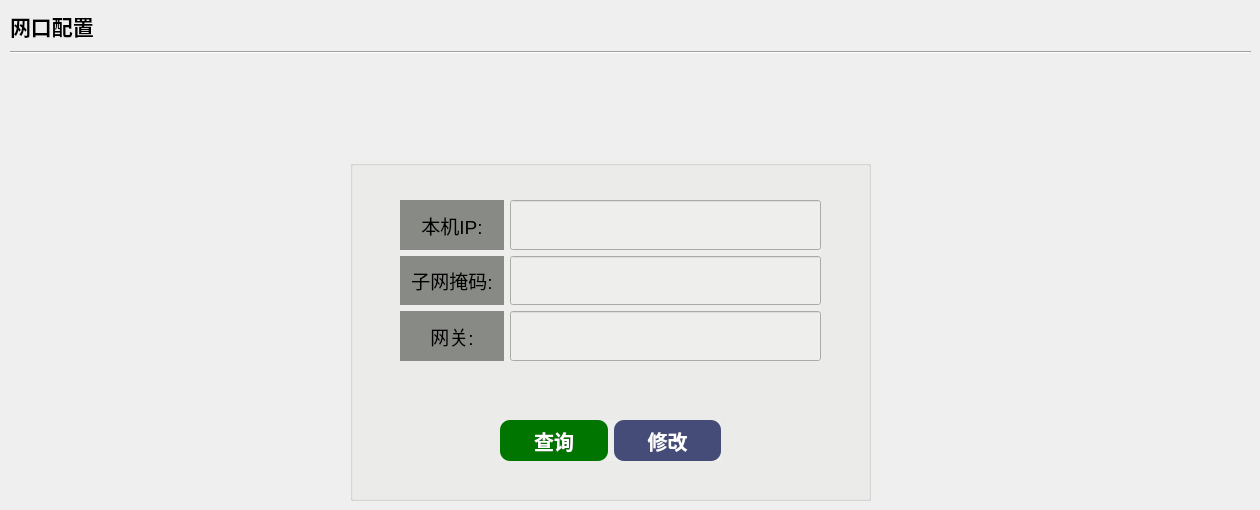
    <widget class="QWidget" name="page_4">
     <widget class="QGroupBox" name="groupBox">
      <property name="geometry">
       <rect>
        <x>350</x>
        <y>160</y>
        <width>521</width>
        <height>341</height>
       </rect>
      </property>
      <property name="font">
       <font>
        <pointsize>16</pointsize>
        <weight>75</weight>
        <bold>true</bold>
       </font>
      </property>
      <property name="styleSheet">
       <string notr="true">background-color: rgb(238, 238, 236);</string>
      </property>
      <property name="title">
       <string/>
      </property>
      <widget class="QWidget" name="layoutWidget">
       <property name="geometry">
        <rect>
         <x>150</x>
         <y>260</y>
         <width>221</width>
         <height>41</height>
        </rect>
       </property>
       <layout class="QHBoxLayout" name="horizontalLayout_9">
        <item>
         <widget class="QPushButton" name="pushButtonQuery">
          <property name="sizePolicy">
           <sizepolicy hsizetype="Minimum" vsizetype="Expanding">
            <horstretch>0</horstretch>
            <verstretch>0</verstretch>
           </sizepolicy>
          </property>
          <property name="font">
           <font>
            <pointsize>15</pointsize>
            <weight>75</weight>
            <bold>true</bold>
           </font>
          </property>
          <property name="styleSheet">
           <string notr="true">QPushButton{
background-color: rgb(0, 118, 0);
color: rgb(255, 255, 255);
border: none;
border-radius: 10px;

}
 
QPushButton:hover{
background-color: rgb(47, 150, 9);
color: rgb(255, 255, 255);
border: none;
border-radius: 10px;

}
 
QPushButton:pressed{
background-color: rgb(47, 150, 9);
color: rgb(255, 255, 255);
border: none;
border-radius: 10px;
padding-left:2px;
padding-top:1px;
}</string>
          </property>
          <property name="text">
           <string>查询</string>
          </property>
         </widget>
        </item>
        <item>
         <widget class="QPushButton" name="pushButtonModify">
          <property name="sizePolicy">
           <sizepolicy hsizetype="Minimum" vsizetype="Expanding">
            <horstretch>0</horstretch>
            <verstretch>0</verstretch>
           </sizepolicy>
          </property>
          <property name="font">
           <font>
            <pointsize>15</pointsize>
            <weight>75</weight>
            <bold>true</bold>
           </font>
          </property>
          <property name="styleSheet">
           <string notr="true">QPushButton{
background-color: rgb(69, 76, 120);
color: rgb(255, 255, 255);
border: none;
border-radius: 10px;

}
 
QPushButton:hover{
background-color: rgb(0, 0, 152);
color: rgb(255, 255, 255);
border: none;
border-radius: 10px;

}
 
QPushButton:pressed{
background-color: rgb(0, 0, 152);
color: rgb(255, 255, 255);
border: none;
border-radius: 10px;
padding-left:2px;
padding-top:1px;
}</string>
          </property>
          <property name="text">
           <string>修改</string>
          </property>
         </widget>
        </item>
       </layout>
      </widget>
      <widget class="QWidget" name="layoutWidget">
       <property name="geometry">
        <rect>
         <x>50</x>
         <y>40</y>
         <width>421</width>
         <height>161</height>
        </rect>
       </property>
       <layout class="QVBoxLayout" name="verticalLayout_2" stretch="1,1,1">
        <item>
         <layout class="QHBoxLayout" name="horizontalLayout_6" stretch="1,3">
          <item>
           <widget class="QLabel" name="label_11">
            <property name="font">
             <font>
              <pointsize>14</pointsize>
             </font>
            </property>
            <property name="styleSheet">
             <string notr="true">background-color: rgb(136, 138, 133);</string>
            </property>
            <property name="text">
             <string>本机IP:</string>
            </property>
            <property name="alignment">
             <set>Qt::AlignCenter</set>
            </property>
           </widget>
          </item>
          <item>
           <widget class="QLineEdit" name="lineEditIP">
            <property name="sizePolicy">
             <sizepolicy hsizetype="Expanding" vsizetype="Expanding">
              <horstretch>0</horstretch>
              <verstretch>0</verstretch>
             </sizepolicy>
            </property>
            <property name="font">
             <font>
              <pointsize>14</pointsize>
             </font>
            </property>
            <property name="text">
             <string/>
            </property>
            <property name="alignment">
             <set>Qt::AlignCenter</set>
            </property>
           </widget>
          </item>
         </layout>
        </item>
        <item>
         <layout class="QHBoxLayout" name="horizontalLayout_7" stretch="1,3">
          <item>
           <widget class="QLabel" name="label_10">
            <property name="font">
             <font>
              <pointsize>14</pointsize>
             </font>
            </property>
            <property name="styleSheet">
             <string notr="true">background-color: rgb(136, 138, 133);</string>
            </property>
            <property name="text">
             <string>子网掩码:</string>
            </property>
            <property name="alignment">
             <set>Qt::AlignCenter</set>
            </property>
           </widget>
          </item>
          <item>
           <widget class="QLineEdit" name="lineEditNM">
            <property name="sizePolicy">
             <sizepolicy hsizetype="Expanding" vsizetype="Expanding">
              <horstretch>0</horstretch>
              <verstretch>0</verstretch>
             </sizepolicy>
            </property>
            <property name="font">
             <font>
              <pointsize>14</pointsize>
             </font>
            </property>
            <property name="text">
             <string/>
            </property>
            <property name="alignment">
             <set>Qt::AlignCenter</set>
            </property>
           </widget>
          </item>
         </layout>
        </item>
        <item>
         <layout class="QHBoxLayout" name="horizontalLayout_8" stretch="1,3">
          <item>
           <widget class="QLabel" name="label_12">
            <property name="font">
             <font>
              <pointsize>14</pointsize>
             </font>
            </property>
            <property name="styleSheet">
             <string notr="true">background-color: rgb(136, 138, 133);</string>
            </property>
            <property name="text">
             <string>网关:</string>
            </property>
            <property name="alignment">
             <set>Qt::AlignCenter</set>
            </property>
           </widget>
          </item>
          <item>
           <widget class="QLineEdit" name="lineEditGW">
            <property name="sizePolicy">
             <sizepolicy hsizetype="Expanding" vsizetype="Expanding">
              <horstretch>0</horstretch>
              <verstretch>0</verstretch>
             </sizepolicy>
            </property>
            <property name="font">
             <font>
              <pointsize>14</pointsize>
             </font>
            </property>
            <property name="text">
             <string/>
            </property>
            <property name="alignment">
             <set>Qt::AlignCenter</set>
            </property>
           </widget>
          </item>
         </layout>
        </item>
       </layout>
      </widget>
     </widget>
     <widget class="QLabel" name="label_73">
      <property name="geometry">
       <rect>
        <x>10</x>
        <y>10</y>
        <width>91</width>
        <height>31</height>
       </rect>
      </property>
      <property name="font">
       <font>
        <pointsize>16</pointsize>
        <weight>75</weight>
        <bold>true</bold>
       </font>
      </property>
      <property name="text">
       <string>网口配置</string>
      </property>
     </widget>
     <widget class="Line" name="line_9">
      <property name="geometry">
       <rect>
        <x>10</x>
        <y>50</y>
        <width>1241</width>
        <height>5</height>
       </rect>
      </property>
      <property name="sizePolicy">
       <sizepolicy hsizetype="Fixed" vsizetype="Fixed">
        <horstretch>0</horstretch>
        <verstretch>0</verstretch>
       </sizepolicy>
      </property>
      <property name="frameShadow">
       <enum>QFrame::Sunken</enum>
      </property>
      <property name="orientation">
       <enum>Qt::Horizontal</enum>
      </property>
     </widget>
    </widget>
